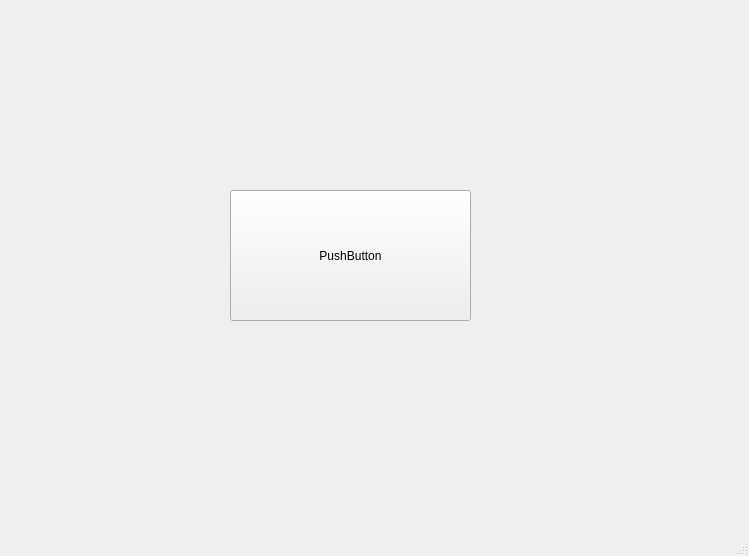
<?xml version="1.0" encoding="UTF-8"?>
<ui version="4.0">
 <class>MainWindow</class>
 <widget class="QMainWindow" name="MainWindow">
  <property name="geometry">
   <rect>
    <x>0</x>
    <y>0</y>
    <width>749</width>
    <height>556</height>
   </rect>
  </property>
  <property name="windowTitle">
   <string>MainWindow</string>
  </property>
  <widget class="QWidget" name="centralwidget">
   <widget class="QPushButton" name="btn">
    <property name="geometry">
     <rect>
      <x>230</x>
      <y>190</y>
      <width>241</width>
      <height>131</height>
     </rect>
    </property>
    <property name="text">
     <string>PushButton</string>
    </property>
   </widget>
  </widget>
  <widget class="QMenuBar" name="menubar">
   <property name="geometry">
    <rect>
     <x>0</x>
     <y>0</y>
     <width>749</width>
     <height>21</height>
    </rect>
   </property>
  </widget>
  <widget class="QStatusBar" name="statusbar"/>
 </widget>
 <resources/>
 <connections/>
</ui>
